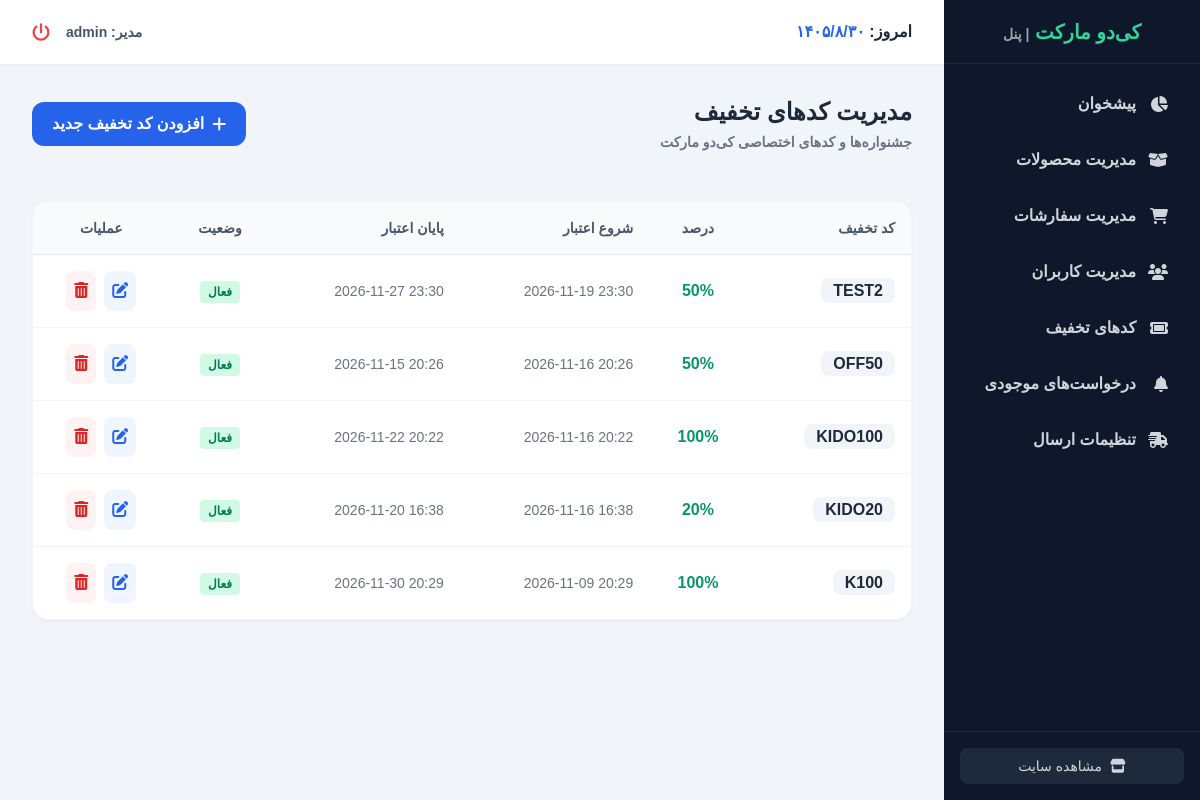
The page /dashboard/coupons/ (signed in) on the database as committed earlier.
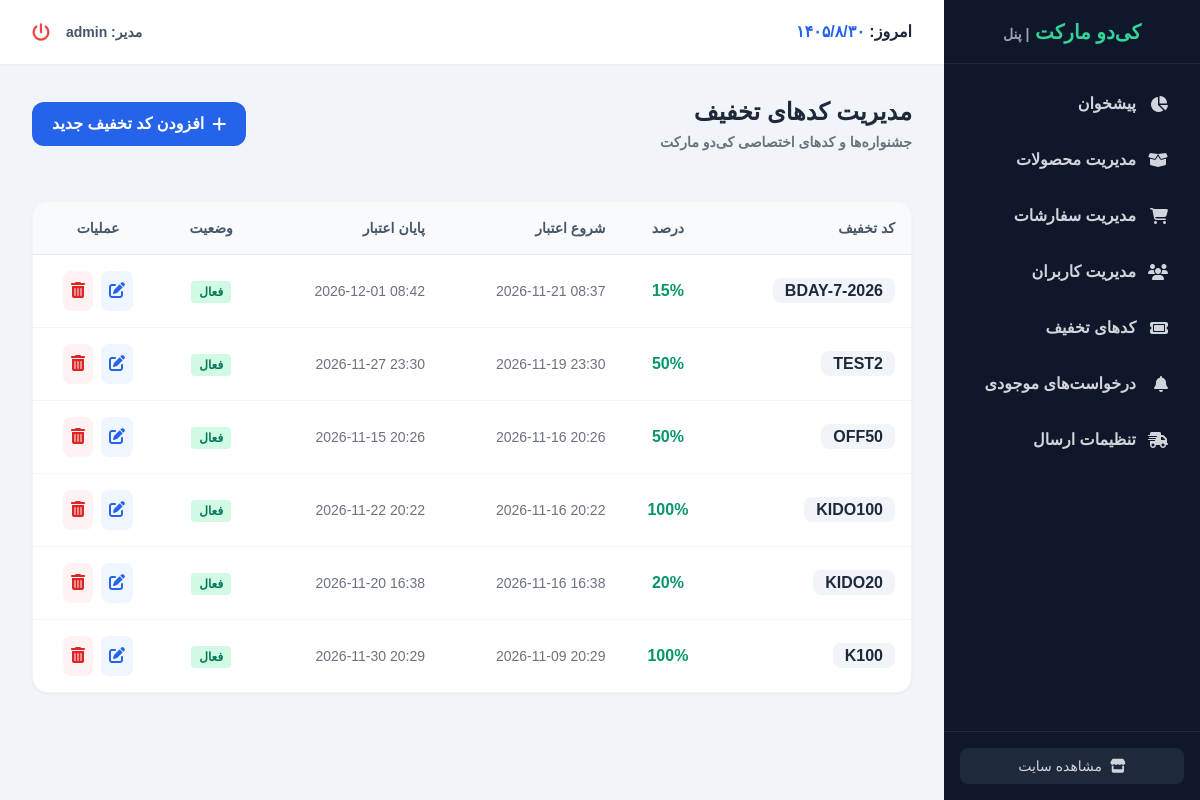
The same page on the database as committed later.
### coupens/models.py (models this page shows, shortened)
class Coupon(models.Model):
    code = models.CharField(max_length=50, unique=True, verbose_name="کد تخفیف")
    valid_from = models.DateTimeField(verbose_name="معتبر از تاریخ")
    valid_to = models.DateTimeField(verbose_name="معتبر تا تاریخ")
    discount = models.IntegerField(
        validators=[MinValueValidator(0), MaxValueValidator(100)],
        verbose_name="درصد تخفیف"
    )
    active = models.BooleanField(default=True, verbose_name="وضعیت فعالیت")
    class Meta:
        verbose_name = "کد تخفیف"
        verbose_name_plural = "کدهای تخفیف"

### dashboard/views.py (the view)
# urls.py: path('coupons/', views.dashboard_coupon_list, name='dashboard_coupon_list'),
@staff_member_required
def dashboard_coupon_list(request):
    coupons = Coupon.objects.all().order_by('-valid_from')
    return render(request, 'dashboard/coupon_list.html', {'coupons': coupons})

### cart/context_processors.py (called while the page is built)
def cart(request):
    return {'cart': Cart(request)}

### dashboard/templates/dashboard/coupon_list.html
{% extends "dashboard/dashboard_base.html" %}
{% block dashboard_content %}
<div class="flex flex-col md:flex-row justify-between md:items-center mb-8 gap-4 border-b border-gray-100 pb-4">
    <div>
        <h2 class="text-2xl font-bold text-slate-800">مدیریت کدهای تخفیف</h2>
        <p class="text-gray-500 mt-1 text-sm font-bold">جشنواره‌ها و کدهای اختصاصی کی‌دو مارکت</p>
    </div>
    <a href="{% url 'dashboard_coupon_create' %}" class="bg-blue-600 hover:bg-blue-700 text-white font-bold py-2.5 px-5 rounded-xl transition flex items-center gap-2">
        <i class="fa-solid fa-plus"></i> افزودن کد تخفیف جدید
    </a>
</div>
<div class="bg-white rounded-2xl border border-gray-100 shadow-sm overflow-hidden">
    <div class="overflow-x-auto">
        <table class="w-full text-right whitespace-nowrap">
            <thead class="bg-slate-50 text-slate-600 border-b border-gray-200">
                <tr>
                    <th class="p-4 font-bold text-sm">کد تخفیف</th>
                    <th class="p-4 font-bold text-sm text-center">درصد</th>
                    <th class="p-4 font-bold text-sm">شروع اعتبار</th>
                    <th class="p-4 font-bold text-sm">پایان اعتبار</th>
                    <th class="p-4 font-bold text-sm text-center">وضعیت</th>
                    <th class="p-4 font-bold text-sm text-center">عملیات</th>
                </tr>
            </thead>
            <tbody class="divide-y divide-gray-100">
                {% for coupon in coupons %}
                    <tr class="hover:bg-slate-50 transition duration-150">
                        <td class="p-4"><strong class="bg-slate-100 px-3 py-1 rounded-lg text-slate-800">{{ coupon.code }}</strong></td>
                        <td class="p-4 text-center font-bold text-emerald-600">{{ coupon.discount }}%</td>
                        <td class="p-4 text-gray-500 text-sm" dir="ltr">{{ coupon.valid_from|date:"Y-m-d H:i" }}</td>
                        <td class="p-4 text-gray-500 text-sm" dir="ltr">{{ coupon.valid_to|date:"Y-m-d H:i" }}</td>
                        <td class="p-4 text-center">
                            {% if coupon.active %}
                                <span class="bg-emerald-100 text-emerald-700 px-2 py-1 rounded text-xs font-bold">فعال</span>
                            {% else %}
                                <span class="bg-red-100 text-red-700 px-2 py-1 rounded text-xs font-bold">غیرفعال</span>
                            {% endif %}
                        </td>
                        <td class="p-4 flex justify-center items-center gap-2">
                            <a href="{% url 'dashboard_coupon_edit' coupon.id %}" class="bg-blue-50 text-blue-600 p-2 rounded-lg hover:bg-blue-600 hover:text-white transition">
                                <i class="fa-solid fa-pen-to-square"></i>
                            </a>
                            <a href="{% url 'dashboard_coupon_delete' coupon.id %}" class="bg-red-50 text-red-600 p-2 rounded-lg hover:bg-red-600 hover:text-white transition">
                                <i class="fa-solid fa-trash-can"></i>
                            </a>
                        </td>
                    </tr>
                {% empty %}
                    <tr>
                        <td colspan="6" class="p-8 text-center text-gray-500 font-bold">هیچ کد تخفیفی یافت نشد.</td>
                    </tr>
                {% endfor %}
            </tbody>
        </table>
    </div>
</div>
{% endblock %}

Rows that differ between the two databases and show on the page:
added Coupon: code "BDAY-7-2026", discount "15", valid_from "2026-11-21 08:37", valid_to "2026-12-01 08:42", active "فعال"
